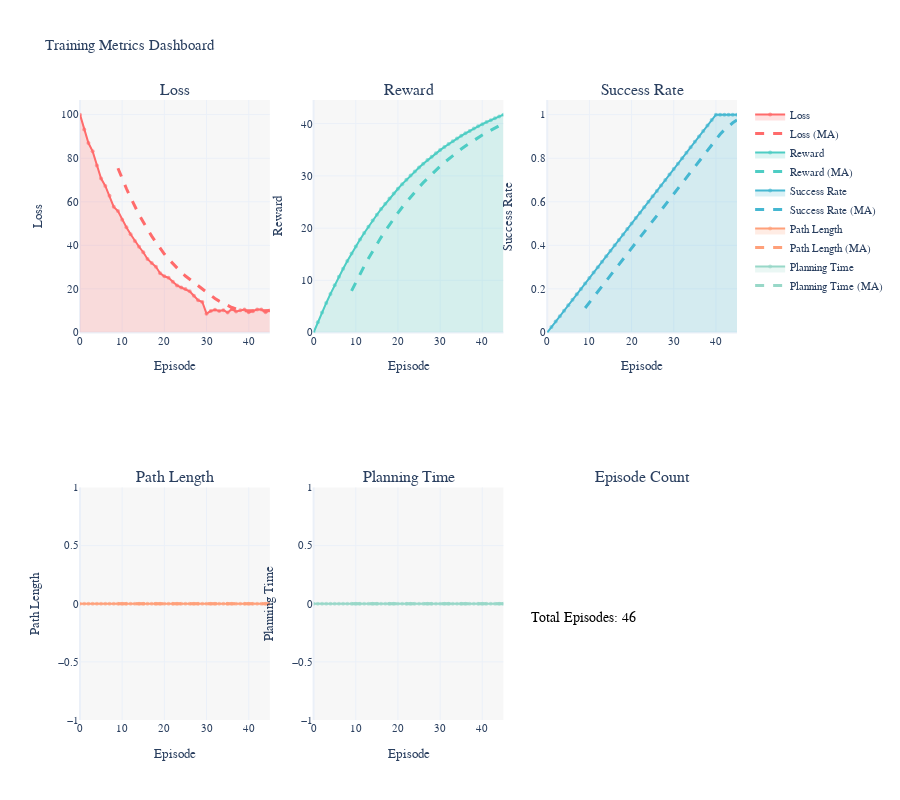

Here is the notebook cell this chart was saved with:
### Code cell
# Display summary
dashboard.print_summary()

# Create dashboard
fig = dashboard.create_dashboard(filename="training_analysis.html")
fig.show()

print("✓ Analysis complete - dashboard saved to training_analysis.html")

### Figure 1 — Plotly figure (JSON) as saved in the notebook; plotly's stock layout.template omitted (floating-point values rounded to 4 significant figures)
{"data": [{"fill": "tozeroy", "fillcolor": "rgba(255, 107, 107, 0.2)", "hovertemplate": "Loss: %{y:.4f}<br>Episode: %{x}", "line": {"color": "#FF6B6B", "width": 2}, "marker": {"opacity": 0.6, "size": 4}, "mode": "lines+markers", "name": "Loss", "type": "scatter", "x": [0, 1, 2, 3, 4, 5, 6, 7, 8, 9, 10, 11, 12, 13, 14, 15, 16, 17, 18, 19, 20, 21, 22, 23, 24, 25, 26, 27, 28, 29, 30, 31, 32, 33, 34, 35, 36, 37, 38, 39, 40, 41, 42, 43, 44, 45], "xaxis": "x", "y": [100.0, 93.12, 86.94, 83.14, 76.62, 70.68, 67.27, 62.79, 57.68, 55.71, 51.76, 48.28, 45.06, 41.97, 39.36, 36.85, 33.74, 31.85, 30.14, 27.17, 25.82, 25.11, 23.24, 21.56, 20.66, 19.92, 18.95, 16.86, 14.8, 14.02, 8.65, 9.903, 10.47, 9.913, 10.26, 9.14, 10.66, 9.692, 10.26, 10.54, 9.274, 9.718, 10.5, 10.53, 9.302, 10.04], "yaxis": "y"}, {"hovertemplate": "Loss MA: %{y:.4f}<br>Episode: %{x}", "line": {"color": "#FF6B6B", "dash": "dash", "width": 3}, "mode": "lines", "name": "Loss (MA)", "type": "scatter", "x": [9, 10, 11, 12, 13, 14, 15, 16, 17, 18, 19, 20, 21, 22, 23, 24, 25, 26, 27, 28, 29, 30, 31, 32, 33, 34, 35, 36, 37, 38, 39, 40, 41, 42, 43, 44, 45], "xaxis": "x", "y": [75.4, 70.57, 66.09, 61.9, 57.78, 54.06, 50.67, 47.32, 44.23, 41.47, 38.62, 36.03, 33.71, 31.53, 29.49, 27.62, 25.92, 24.44, 22.94, 21.41, 20.09, 18.38, 16.86, 15.58, 14.41, 13.37, 12.3, 11.47, 10.75, 10.3, 9.95, 10.01, 9.994, 9.997, 10.06, 9.962, 10.05], "yaxis": "y"}, {"fill": "tozeroy", "fillcolor": "rgba(78, 205, 196, 0.2)", "hovertemplate": "Reward: %{y:.4f}<br>Episode: %{x}", "line": {"color": "#4ECDC4", "width": 2}, "marker": {"opacity": 0.6, "size": 4}, "mode": "lines+markers", "name": "Reward", "type": "scatter", "x": [0, 1, 2, 3, 4, 5, 6, 7, 8, 9, 10, 11, 12, 13, 14, 15, 16, 17, 18, 19, 20, 21, 22, 23, 24, 25, 26, 27, 28, 29, 30, 31, 32, 33, 34, 35, 36, 37, 38, 39, 40, 41, 42, 43, 44, 45], "xaxis": "x2", "y": [0, 1.961, 3.844, 5.654, 7.393, 9.063, 10.67, 12.21, 13.69, 15.12, 16.48, 17.8, 19.06, 20.27, 21.44, 22.56, 23.64, 24.67, 25.66, 26.62, 27.53, 28.41, 29.26, 30.07, 30.86, 31.61, 32.33, 33.02, 33.69, 34.33, 34.94, 35.53, 36.1, 36.64, 37.17, 37.67, 38.15, 38.62, 39.06, 39.49, 39.91, 40.3, 40.68, 41.05, 41.4, 41.74], "yaxis": "y2"}, {"hovertemplate": "Reward MA: %{y:.4f}<br>Episode: %{x}", "line": {"color": "#4ECDC4", "dash": "dash", "width": 3}, "mode": "lines", "name": "Reward (MA)", "type": "scatter", "x": [9, 10, 11, 12, 13, 14, 15, 16, 17, 18, 19, 20, 21, 22, 23, 24, 25, 26, 27, 28, 29, 30, 31, 32, 33, 34, 35, 36, 37, 38, 39, 40, 41, 42, 43, 44, 45], "xaxis": "x2", "y": [7.96, 9.609, 11.19, 12.71, 14.18, 15.58, 16.93, 18.23, 19.47, 20.67, 21.82, 22.92, 23.99, 25.01, 25.99, 26.93, 27.83, 28.7, 29.54, 30.34, 31.11, 31.85, 32.56, 33.25, 33.9, 34.53, 35.14, 35.72, 36.28, 36.82, 37.34, 37.83, 38.31, 38.77, 39.21, 39.63, 40.04], "yaxis": "y2"}, {"fill": "tozeroy", "fillcolor": "rgba(69, 183, 209, 0.2)", "hovertemplate": "Success Rate: %{y:.4f}<br>Episode: %{x}", "line": {"color": "#45B7D1", "width": 2}, "marker": {"opacity": 0.6, "size": 4}, "mode": "lines+markers", "name": "Success Rate", "type": "scatter", "x": [0, 1, 2, 3, 4, 5, 6, 7, 8, 9, 10, 11, 12, 13, 14, 15, 16, 17, 18, 19, 20, 21, 22, 23, 24, 25, 26, 27, 28, 29, 30, 31, 32, 33, 34, 35, 36, 37, 38, 39, 40, 41, 42, 43, 44, 45], "xaxis": "x3", "y": [0, 0.025, 0.05, 0.075, 0.1, 0.125, 0.15, 0.175, 0.2, 0.225, 0.25, 0.275, 0.3, 0.325, 0.35, 0.375, 0.4, 0.425, 0.45, 0.475, 0.5, 0.525, 0.55, 0.575, 0.6, 0.625, 0.65, 0.675, 0.7, 0.725, 0.75, 0.775, 0.8, 0.825, 0.85, 0.875, 0.9, 0.925, 0.95, 0.975, 1, 1, 1, 1, 1, 1], "yaxis": "y3"}, {"hovertemplate": "Success Rate MA: %{y:.4f}<br>Episode: %{x}", "line": {"color": "#45B7D1", "dash": "dash", "width": 3}, "mode": "lines", "name": "Success Rate (MA)", "type": "scatter", "x": [9, 10, 11, 12, 13, 14, 15, 16, 17, 18, 19, 20, 21, 22, 23, 24, 25, 26, 27, 28, 29, 30, 31, 32, 33, 34, 35, 36, 37, 38, 39, 40, 41, 42, 43, 44, 45], "xaxis": "x3", "y": [0.1125, 0.1375, 0.1625, 0.1875, 0.2125, 0.2375, 0.2625, 0.2875, 0.3125, 0.3375, 0.3625, 0.3875, 0.4125, 0.4375, 0.4625, 0.4875, 0.5125, 0.5375, 0.5625, 0.5875, 0.6125, 0.6375, 0.6625, 0.6875, 0.7125, 0.7375, 0.7625, 0.7875, 0.8125, 0.8375, 0.8625, 0.8875, 0.91, 0.93, 0.9475, 0.9625, 0.975], "yaxis": "y3"}, {"fill": "tozeroy", "fillcolor": "rgba(255, 160, 122, 0.2)", "hovertemplate": "Path Length: %{y:.4f}<br>Episode: %{x}", "line": {"color": "#FFA07A", "width": 2}, "marker": {"opacity": 0.6, "size": 4}, "mode": "lines+markers", "name": "Path Length", "type": "scatter", "x": [0, 1, 2, 3, 4, 5, 6, 7, 8, 9, 10, 11, 12, 13, 14, 15, 16, 17, 18, 19, 20, 21, 22, 23, 24, 25, 26, 27, 28, 29, 30, 31, 32, 33, 34, 35, 36, 37, 38, 39, 40, 41, 42, 43, 44, 45], "xaxis": "x4", "y": [0, 0, 0, 0, 0, 0, 0, 0, 0, 0, 0, 0, 0, 0, 0, 0, 0, 0, 0, 0, 0, 0, 0, 0, 0, 0, 0, 0, 0, 0, 0, 0, 0, 0, 0, 0, 0, 0, 0, 0, 0, 0, 0, 0, 0, 0], "yaxis": "y4"}, {"hovertemplate": "Path Length MA: %{y:.4f}<br>Episode: %{x}", "line": {"color": "#FFA07A", "dash": "dash", "width": 3}, "mode": "lines", "name": "Path Length (MA)", "type": "scatter", "x": [9, 10, 11, 12, 13, 14, 15, 16, 17, 18, 19, 20, 21, 22, 23, 24, 25, 26, 27, 28, 29, 30, 31, 32, 33, 34, 35, 36, 37, 38, 39, 40, 41, 42, 43, 44, 45], "xaxis": "x4", "y": [0.0, 0.0, 0.0, 0.0, 0.0, 0.0, 0.0, 0.0, 0.0, 0.0, 0.0, 0.0, 0.0, 0.0, 0.0, 0.0, 0.0, 0.0, 0.0, 0.0, 0.0, 0.0, 0.0, 0.0, 0.0, 0.0, 0.0, 0.0, 0.0, 0.0, 0.0, 0.0, 0.0, 0.0, 0.0, 0.0, 0.0], "yaxis": "y4"}, {"fill": "tozeroy", "fillcolor": "rgba(152, 216, 200, 0.2)", "hovertemplate": "Planning Time: %{y:.4f}<br>Episode: %{x}", "line": {"color": "#98D8C8", "width": 2}, "marker": {"opacity": 0.6, "size": 4}, "mode": "lines+markers", "name": "Planning Time", "type": "scatter", "x": [0, 1, 2, 3, 4, 5, 6, 7, 8, 9, 10, 11, 12, 13, 14, 15, 16, 17, 18, 19, 20, 21, 22, 23, 24, 25, 26, 27, 28, 29, 30, 31, 32, 33, 34, 35, 36, 37, 38, 39, 40, 41, 42, 43, 44, 45], "xaxis": "x5", "y": [0, 0, 0, 0, 0, 0, 0, 0, 0, 0, 0, 0, 0, 0, 0, 0, 0, 0, 0, 0, 0, 0, 0, 0, 0, 0, 0, 0, 0, 0, 0, 0, 0, 0, 0, 0, 0, 0, 0, 0, 0, 0, 0, 0, 0, 0], "yaxis": "y5"}, {"hovertemplate": "Planning Time MA: %{y:.4f}<br>Episode: %{x}", "line": {"color": "#98D8C8", "dash": "dash", "width": 3}, "mode": "lines", "name": "Planning Time (MA)", "type": "scatter", "x": [9, 10, 11, 12, 13, 14, 15, 16, 17, 18, 19, 20, 21, 22, 23, 24, 25, 26, 27, 28, 29, 30, 31, 32, 33, 34, 35, 36, 37, 38, 39, 40, 41, 42, 43, 44, 45], "xaxis": "x5", "y": [0.0, 0.0, 0.0, 0.0, 0.0, 0.0, 0.0, 0.0, 0.0, 0.0, 0.0, 0.0, 0.0, 0.0, 0.0, 0.0, 0.0, 0.0, 0.0, 0.0, 0.0, 0.0, 0.0, 0.0, 0.0, 0.0, 0.0, 0.0, 0.0, 0.0, 0.0, 0.0, 0.0, 0.0, 0.0, 0.0, 0.0], "yaxis": "y5"}], "layout": {"annotations": [{"font": {"size": 16}, "showarrow": false, "text": "Loss", "x": 0.1444, "xanchor": "center", "xref": "paper", "y": 1, "yanchor": "bottom", "yref": "paper"}, {"font": {"size": 16}, "showarrow": false, "text": "Reward", "x": 0.5, "xanchor": "center", "xref": "paper", "y": 1, "yanchor": "bottom", "yref": "paper"}, {"font": {"size": 16}, "showarrow": false, "text": "Success Rate", "x": 0.8556, "xanchor": "center", "xref": "paper", "y": 1, "yanchor": "bottom", "yref": "paper"}, {"font": {"size": 16}, "showarrow": false, "text": "Path Length", "x": 0.1444, "xanchor": "center", "xref": "paper", "y": 0.375, "yanchor": "bottom", "yref": "paper"}, {"font": {"size": 16}, "showarrow": false, "text": "Planning Time", "x": 0.5, "xanchor": "center", "xref": "paper", "y": 0.375, "yanchor": "bottom", "yref": "paper"}, {"font": {"size": 16}, "showarrow": false, "text": "Episode Count", "x": 0.8556, "xanchor": "center", "xref": "paper", "y": 0.375, "yanchor": "bottom", "yref": "paper"}, {"font": {"color": "black", "size": 14}, "showarrow": false, "text": "Total Episodes: 46", "x": 0.85, "xref": "paper", "y": 0.15, "yref": "paper"}], "font": {"family": "Arial, sans-serif", "size": 11}, "height": 800, "hovermode": "x unified", "paper_bgcolor": "white", "plot_bgcolor": "rgba(240, 240, 240, 0.5)", "showlegend": true, "title": {"text": "Training Metrics Dashboard"}, "xaxis": {"anchor": "y", "domain": [0, 0.2889], "title": {"text": "Episode"}}, "xaxis2": {"anchor": "y2", "domain": [0.3556, 0.6444], "title": {"text": "Episode"}}, "xaxis3": {"anchor": "y3", "domain": [0.7111, 1], "title": {"text": "Episode"}}, "xaxis4": {"anchor": "y4", "domain": [0, 0.2889], "title": {"text": "Episode"}}, "xaxis5": {"anchor": "y5", "domain": [0.3556, 0.6444], "title": {"text": "Episode"}}, "xaxis6": {"anchor": "y6", "domain": [0.7111, 1]}, "yaxis": {"anchor": "x", "domain": [0.625, 1], "title": {"text": "Loss"}}, "yaxis2": {"anchor": "x2", "domain": [0.625, 1], "title": {"text": "Reward"}}, "yaxis3": {"anchor": "x3", "domain": [0.625, 1], "title": {"text": "Success Rate"}}, "yaxis4": {"anchor": "x4", "domain": [0, 0.375], "title": {"text": "Path Length"}}, "yaxis5": {"anchor": "x5", "domain": [0, 0.375], "title": {"text": "Planning Time"}}, "yaxis6": {"anchor": "x6", "domain": [0, 0.375]}}}
